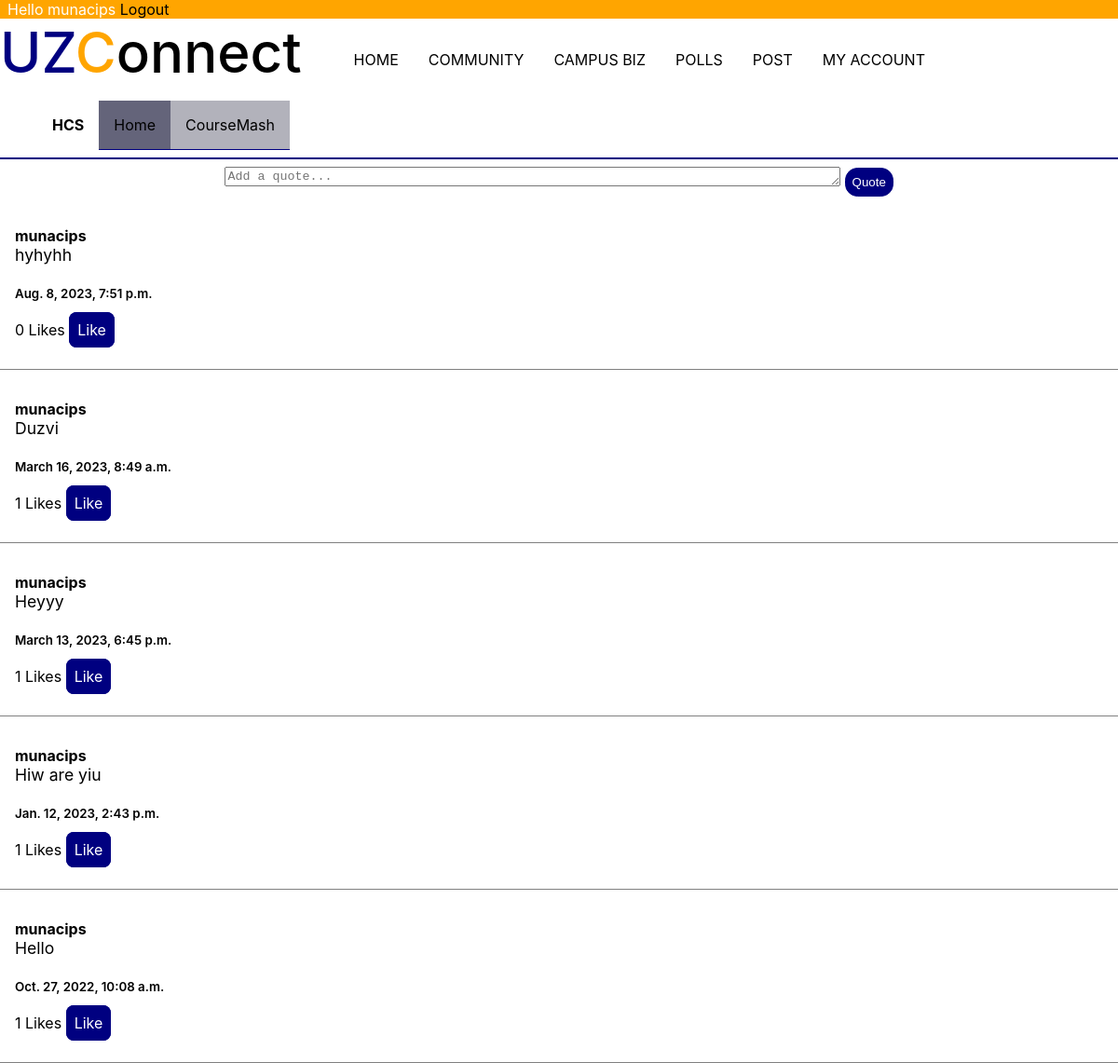
The app's page /community/ (signed in) with its own data.
### community/models.py (models this page shows, shortened)
class Account(models.Model):
    PROGRAM = [
        ('aa','HVCDAM'),
        ('ab','HDCS'),
        ('ac','HANRE'),
        ('ad','HAI'),
        ('ae','HPPST'),
        ('af','HHPS'),
        ('ag','HCISS'),
        ('ah','HLPNS'),
        ('ai','HLIGC'),
        ('aj','HRSLPE'),
        ('aj','HMDST'),
        ('ak','HSSLM'),
        ('al','HWWMS'),
        ('am','HAEMS'),
        ('an','HCSRL'),
        ('ao','HAEST'),
        ('ap','HAEDMS'),
        ('aq','HFE'),
        ('ar','HWRIE'),
        ('as','HAPPDSE'),
        ('at','HFTRP'),
        ('au','HMMP'),
        ('av','HMMC'),
        ('aw','HLLIE'),
        ('ax','HMCTI'),
        ('ay','HMHT'),
        ('az','HPEHD'),
        ('ba','HRLDS'),
        ('bb','HAHKS'),
        ('bc','HASHD'),
        ('bd','DAH'),
        ('be','HIA'),
        ('bf','BAHEH'),
        ('bg','HHWS'),
        ('bh','HCDA'),
        ('bi','HJMB'),
        ('bj','HCPST'),
        ('bk','HRRDM'),
        ('bl','HPSACCF'),
        ('bm','HFORACC'),
        ('bn','HACCN'),
        ('bo','HFCSDA'),
        ('bp','HFISMGT'),
        ('bq','HARMGT'),
        ('br','HLHM'),
        ('bs','HCAHC'),
        ('bt','HITMI'),
        ('bu','HBED'),
        ('bv','HCM'),
        ('bw','HBMSDA'),
        ('bx','HBMI'),
        ('by','HDBANK'),
        ('bz','HPRM'),
        ('ca','HSCM'),
        ('cb','HECD'),
        ('cc','HBIE'),
        ('ca','HFET'),
        ('cb','HCOE'),
        ('cc','HET'),
        ('cd','HCF'),
        ('ce','HNE'),
        ('cf','HDS'),
        ('cg','HCE'),
        ('ch','HHE'),
        ('ci','HSE'),
        ('cj','HCS'),
        ('ck','HAI'),
        ('cl','HCC'),
        ('cm','HAUD'),
        ('cn','HPM'),
        ('co','HBMLS'),
        ('cp','HPT'),
        ('cq','HOT'),
        ('cr','HOE'),
        ('cs','HNS'),
        ('ct','HEHP'),
        ('cu','HRD'),
        ('cv','HRT'),
        ('cw','BSHO'),
        ('cx','BMS-MBChB'),
        ('cy','BMS-BDS'),
        ('cz','HPST'),
        ('da','HBIOENG'),
        ('db','HMANI'),
        ('dc','HSLT'),
        ('dd','BEDHJE'),
        ('de','HJEVA'),
        ('df','HJELA'),
        ('dg','HJESS'),
        ('dh','HJEMA'),
        ('di','HDMJES'),
        ('dj','HDMES'),
        ('dk','HEDSP'),
        ('dl','BEHSNAT'),
        ('dm','BSHBC'),
        ('dn','BEHCIMP'),
        ('do','BEHLG'),
        ('dp','BEHLL'),
        ('dq','BEHCRE'),
        ('dr','BEHHHED'),
        ('ds','HEMST'),
        ('dt','HMP'),
        ('du','HPAHE'),
        ('dv','HADTE'),
        ('dw','HENCEQS'),
        ('dx','BARCH'),
        ('dy','HCE (eng)'),
        ('dz','HENCEQS (civil)'),
        ('ea','HMIE'),
        ('eb','HMTE'),
        ('ec','HMET'),
        ('ed','HENMECH'),
        ('ee','HENIND'),
        ('ef','HENMTR'),
        ('eg','HENELENG'),
        ('eh','HENPENG'),
        ('ei','AUTO'),
        ('ej','AEROV'),
        ('ek','AEROM'),
        ('el','HGEG'),
        ('em','HGES'),
        ('en','HLAM'),
        ('eo','HSPM'),
        ('ep','HTSD'),
        ('eq','HRE'),
        ('er','LLBS'),
        ('es','LLBSS'),
        ('et','HBCBMB'),
        ('eu','HBCCBT'),
        ('ev','HBCGBE'),
        ('ew','HBCBIM'),
        ('ex','HBCIEM'),
        ('ey','HBCBPBMC'),
        ('ez','BZHSC'),
        ('fa','HFRWE'),
        ('f','HBHC'),
        ('f','HPEC'),
        ('f','HASE'),
        ('f','HFSSC'),
        ('f','HICH'),
        ('f','HPHC'),
        ('f','HGL'),
        ('f','HPCT'),
        ('f','HGISEO'),
        ('f','HGISINT'),
        ('f','MCH'),
        ('f','HASC'),
        ('f','HFM'),
        ('f','HDSC'),
        ('f','HASTS'),
        ('f','HND'),
        ('f','HFST'),
        ('f','HSST'),
        ('f','HMCS'),
        ('f','HIPH'),
        ('f','HMS'),
        ('f','HMPH'),
        ('f','GPM'),
        ('f','POSD'),
        ('f','BSCID'),
        ('ga','BSTACD'),
        ('gb','HISO'),
        ('gc','HUD'),
        ('gd','HCS (crim)'),
        ('ge','BCLL'),
        ('gf','HSSM'),
        ('gg','HPSAD'),
        ('gh','HIOP'),
        ('gi','HCDP'),
        ('gj','HDP'),
        ('gk','HFPC'),
        ('gl','HTSD'),
        ('gm','HSW'),
        ('gn','HVSB'),
        ('go','HVSP'),
        ('gp','HVST'),
        ('gq','BVSc'),
    ]
    user = models.OneToOneField(User,on_delete=models.CASCADE)
    program = models.CharField(max_length=2,choices=PROGRAM)
    display_picture = models.ImageField(upload_to='accounts/display_pictures/',null=True,blank=True)
    editor = models.BooleanField(default=False)
    activated = models.BooleanField(default=False)
    bio = models.TextField(blank=True,null=True,max_length=1000)
    followers = models.ManyToManyField(User,related_name='user_followers',symmetrical=False,blank=True)
    following = models.ManyToManyField(User,related_name='user_following',symmetrical=False,blank=True)

class Quote(models.Model):
    quoter = models.ForeignKey(User,on_delete=models.CASCADE)
    quote = models.TextField(max_length=5000)
    time = models.DateTimeField(auto_now_add=True)
    class Meta:
        ordering = ['-time']

### community/views.py (the view, shortened to what this page needs)
# urls.py: path('',views.home,name="home"),
@login_required(login_url='/community/login/')
def home(request):
    form = QuoteForm(request.POST or None)
    user = request.user
    acc = Account.objects.get(user=user)
    following = acc.following.all()
    posts = Quote.objects.none()
    recos = Quote.objects.none()
    for i in following:
        posts |= Quote.objects.filter(quoter=i)
    posts = posts.order_by('-time')
    context = {
        'posts' : posts,
        'acc' : acc,
        'form' : form
    }
    return render(request,'community/home.html',context)

### community/forms.py
class QuoteForm(forms.ModelForm):
    quote = forms.CharField(widget = forms.Textarea(attrs={'rows':1,'cols':80,'placeholder':'Add a quote...'}),label='')
    class Meta:
        model = Quote
        fields = ['quote']

### community/templates/community/home.html (shortened to what this page needs)
{% extends 'news/layout.html' %}
{% block content %}
    <div class="hero">
        <div>
            <nav class="menu">
                <ul>
                    <li><b>{{acc.get_program_display}}</b></li>
                    <li style="border-bottom:1px solid navy; background-color: rgb(100, 100, 122);"><a href="/community/">Home</a></li>
                    <li style="border-bottom:1px solid navy; background-color: rgb(178, 178, 187);"><a href="/community/coursemash">CourseMash</a></li>
                </ul>
            </nav>
        </div>
    </div>
    <hr color="navy">
    <div>
        <form action="" method="POST" class="centered-form">
            {{form}}
            <input type="submit" value="Quote" class="button">
        </form>
    </div>
    <section class="posts">
        {% for post in posts %}
            <div class="c-post" onclick="location.href='details/{{post.id}}'">
                <div class="post-text">
                    <p>
                        <span><b>{{post.quoter}}</b></span><br>
                        <span style="font-size: 1.1em;">{{post.quote}}</span> <br><br>
                        <span style="font-size: smaller; font-weight: 600;">{{post.time}}</span> <br><br>
                        <span>{{ post.quotelike_set.count }} Likes <a href="like/{{post.id}}" class="button">Like</a></a></span><br>
                    </p>
                </div>
            </div>
        {% endfor %}
    </section>
{% endblock %}

### news/templates/news/layout.html (shortened to what this page needs)
<!DOCTYPE html>
<html lang="en">
<head>
    {% load static %}
    <link rel="stylesheet" href="{% static 'css/main.css' %}">
    {% load static %}
    {% load static %}
</head>
<body style="font-family: -apple-system, BlinkMacSystemFont, 'Segoe UI', Roboto, Oxygen, Ubuntu, Cantarell, 'Open Sans', 'Helvetica Neue', sans-serif">
    <div class="username">
        <span>Hello {{request.user}} <a href="/community/logout/">Logout</a></span>
    </div>
    <div class="hero">
        <span class="logo" onclick="location.href='/'"><span style="color: navy;">UZ</span><span style="color: orange;">C</span>onnect</span>
        <div class="desktop">
            <nav class="menu">
                <ul>
                    <li><a href="/">HOME</a></li>
                    <li><a href="/community/">COMMUNITY</a></li>
                    <li><a href="/biz/">CAMPUS BIZ</a></li>
                    <li><a href="/votings/">POLLS</a></li>
                    <li><a href="/biz/post/">POST</a></li>
                    <li><a href="/community/myaccount/">MY ACCOUNT</a></li>
                </ul>
            </nav>
        </div>
    </div>
    <div>
        {% block content %}
        {% endblock %}
    </div>
</body>
</html>

### static/static_files/css/main.css (style rules this page uses)
html,body { margin: 0; padding: 0; }
.hero { display: flex; flex-direction: row; align-items: center; background-color: white; }
.logo { font-size: 60px; font-weight: 500; }
.menu { display: block; }
.menu ul li { float: left; list-style-type: none; padding: 1em; }
a { color: black; text-decoration: none; }
.username { background-color: orange; color: white; }
.username span { padding: 0.5em; }
.posts { overflow-y: auto; }
.c-post { width: 100vw; border-bottom: 1px solid grey; }
.post-text { width: 80vw; }
.post-text > * { padding: 1em; }
.button { background-color: navy; color: white; padding: 5px; border: 1px solid white; border-radius: 0.5em; }
input[type=submit] { color: white; background-color: navy; border: 1px solid navy; border-radius: 1em; padding: 0.5em; }
.button { color: white; background-color: navy; border: 1px solid navy; padding: 0.5em; }
input[type=submit] { color: white; background-color: navy; border: 1px solid navy; padding: 0.5em; }
.centered-form { text-align: center; }

### records on screen
Account: program "HCS"
Quote: quoter "munacips", quote "hyhyhh", time "Aug. 8, 2023, 7:51 p.m.", quotelike_set.count "0"
Quote: quoter "munacips", quote "Duzvi", time "March 16, 2023, 8:49 a.m.", quotelike_set.count "1"
Quote: quoter "munacips", quote "Heyyy", time "March 13, 2023, 6:45 p.m.", quotelike_set.count "1"
Quote: quoter "munacips", quote "Hiw are yiu", time "Jan. 12, 2023, 2:43 p.m.", quotelike_set.count "1"
Quote: quoter "munacips", quote "Hello", time "Oct. 27, 2022, 10:08 a.m.", quotelike_set.count "1"

### other values on screen
{{ request.user }} "munacips"
